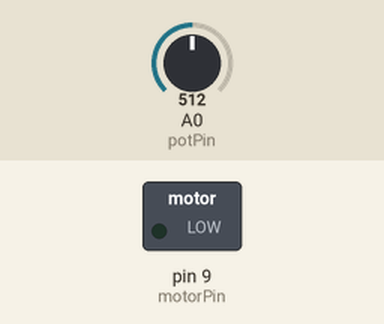
The sketch below on a simulated Arduino Uno, built with avr-gcc and run on an emulated ATmega328P. Shown: switched loads named in the sketch (green lamp = pin HIGH). Dashed ring = blinking. The inputs (shaded band) are chosen by the test bench; at power-on: A0 (potPin) = 512. What the sketch prints to the serial monitor is not drawn.

Above: at 1.26 s.
1.3 s: A0 (potPin) set to 716
4.3 s: A0 (potPin) set to 511
Timing chart, 0 to 13.3 s (numbered marks = the images above; inputs shaded):
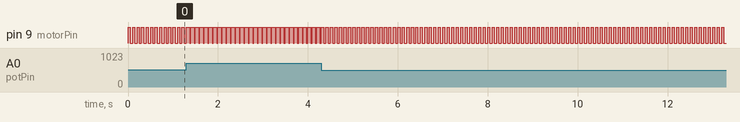

The sketch:

pwm.ino
```cpp
const int potPin = A0;  // Pin connected to the potentiometer
const int motorPin = 9; // Pin connected to the motor

// Variables for PWM timing
unsigned long previousPWMMillis = 0;
const unsigned long PWM_PERIOD = 100; // 10Hz = 100ms period
unsigned long onTime = 0;            // Time motor should be ON within period

// Variables for serial printing
unsigned long previousPrintMillis = 0;
const unsigned long PRINT_INTERVAL = 100;

// PWM state
bool motorState = false;

void setup()
{
    pinMode(motorPin, OUTPUT);
    Serial.begin(9600);
}

void loop()
{
    // Read potentiometer and calculate duty cycle
    int potValue = analogRead(potPin);
    int dutyCycle = map(potValue, 0, 1023, 0, 100); // Map to 0-100%
    onTime = (PWM_PERIOD * dutyCycle) / 100;        // Calculate ON time in ms

    // Manual PWM implementation
    unsigned long currentMillis = millis();
    unsigned long elapsedPWM = currentMillis - previousPWMMillis;

    // Reset PWM cycle after period completion
    if (elapsedPWM >= PWM_PERIOD)
    {
        previousPWMMillis = currentMillis;
        elapsedPWM = 0;
        motorState = false;
    }

    // Set motor state based on duty cycle
    if (elapsedPWM < onTime && !motorState)
    {
        digitalWrite(motorPin, HIGH);
        motorState = true;
    }
    else if (elapsedPWM >= onTime && motorState)
    {
        digitalWrite(motorPin, LOW);
        motorState = false;
    }

    // Non-blocking serial print
    if (currentMillis - previousPrintMillis >= PRINT_INTERVAL)
    {
        previousPrintMillis = currentMillis;
        Serial.print("Duty Cycle: ");
        Serial.print(dutyCycle);
        Serial.print("% ON Time: ");
        Serial.println(onTime);
    }
}
```

Measured:
- by itself, pin 9 (motorPin): alternates HIGH for 0.05 s and LOW for 0.05 s
